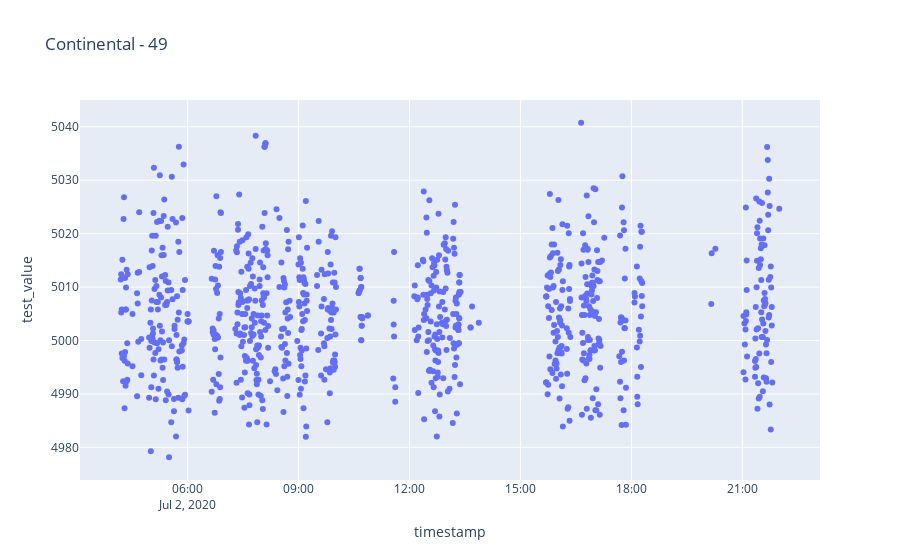

Notebook code cell kept with this figure:
### Code cell
file_num = 49

#30, 1, 2, 

df = pd.read_csv("../data/consumer/Continental_data/" + str(file_num) + ".csv")
display(df)

fig = px.scatter(df,x = 'timestamp', y = 'test_value', color = 'status', title='Continental - ' + str(file_num))
fig.show()

### Figure 1 — Plotly figure (JSON) as saved in the notebook; plotly's stock layout.template omitted (floating-point values rounded to 4 significant figures; data arrays with more than 128 entries replaced by an {"elided": "..."} marker saying what was removed)
{"data": [{"hovertemplate": "timestamp=%{x}<br>test_value=%{y}<extra></extra>", "legendgroup": "", "marker": {"color": "#636efa", "symbol": "circle"}, "mode": "markers", "name": "", "orientation": "v", "showlegend": false, "type": "scatter", "x": {"elided": "905 str values"}, "xaxis": "x", "y": {"elided": "905 float values"}, "yaxis": "y"}], "layout": {"legend": {"tracegroupgap": 0}, "title": {"text": "Continental - 49"}, "xaxis": {"anchor": "y", "domain": [0, 1], "title": {"text": "timestamp"}}, "yaxis": {"anchor": "x", "domain": [0, 1], "title": {"text": "test_value"}}}}
